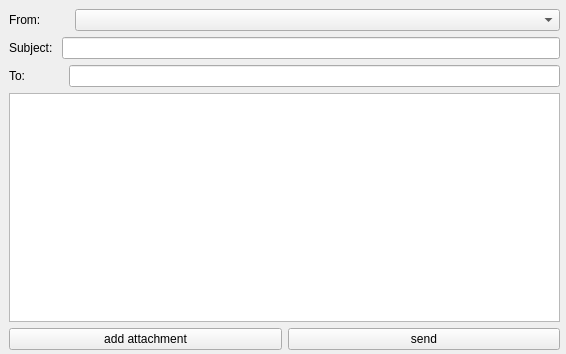
<?xml version="1.0" encoding="UTF-8"?>
<ui version="4.0">
 <class>NewMessageForm</class>
 <widget class="QWidget" name="NewMessageForm">
  <property name="geometry">
   <rect>
    <x>0</x>
    <y>0</y>
    <width>566</width>
    <height>354</height>
   </rect>
  </property>
  <property name="windowTitle">
   <string>New message</string>
  </property>
  <widget class="QWidget" name="verticalLayoutWidget">
   <property name="geometry">
    <rect>
     <x>9</x>
     <y>9</y>
     <width>551</width>
     <height>341</height>
    </rect>
   </property>
   <layout class="QVBoxLayout" name="verticalLayout">
    <item>
     <layout class="QHBoxLayout" name="horizontalLayout_2">
      <item>
       <widget class="QLabel" name="from_label">
        <property name="maximumSize">
         <size>
          <width>60</width>
          <height>16777215</height>
         </size>
        </property>
        <property name="text">
         <string>From: </string>
        </property>
       </widget>
      </item>
      <item>
       <widget class="QComboBox" name="from_box"/>
      </item>
     </layout>
    </item>
    <item>
     <layout class="QHBoxLayout" name="horizontalLayout_3">
      <item>
       <widget class="QLabel" name="subject_label">
        <property name="maximumSize">
         <size>
          <width>60</width>
          <height>16777215</height>
         </size>
        </property>
        <property name="text">
         <string>Subject: </string>
        </property>
       </widget>
      </item>
      <item>
       <widget class="QLineEdit" name="subject"/>
      </item>
     </layout>
    </item>
    <item>
     <layout class="QHBoxLayout" name="horizontalLayout_4">
      <item>
       <widget class="QLabel" name="to_label">
        <property name="minimumSize">
         <size>
          <width>54</width>
          <height>0</height>
         </size>
        </property>
        <property name="maximumSize">
         <size>
          <width>60</width>
          <height>16777215</height>
         </size>
        </property>
        <property name="text">
         <string>To: </string>
        </property>
       </widget>
      </item>
      <item>
       <widget class="QLineEdit" name="to"/>
      </item>
     </layout>
    </item>
    <item>
     <widget class="QTextEdit" name="message"/>
    </item>
    <item>
     <layout class="QHBoxLayout" name="horizontalLayout">
      <item>
       <widget class="QPushButton" name="attachment_button">
        <property name="text">
         <string>add attachment</string>
        </property>
       </widget>
      </item>
      <item>
       <widget class="QPushButton" name="send_button">
        <property name="text">
         <string>send</string>
        </property>
       </widget>
      </item>
     </layout>
    </item>
   </layout>
  </widget>
 </widget>
 <resources/>
 <connections/>
</ui>
